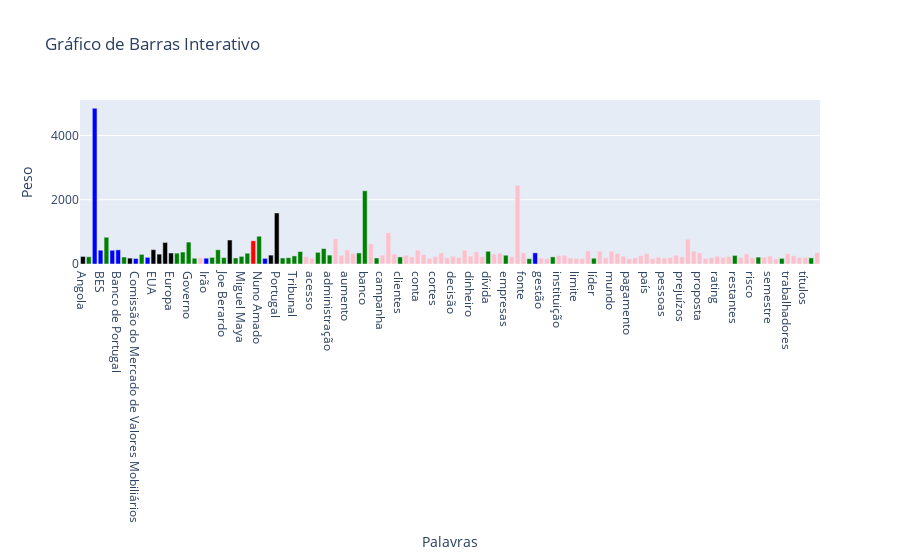

The cell this chart's notebook holds for it:
### Markdown cell above
# barplot

### Code cell
import plotly.graph_objects as go



frequencias = df["keywords"].iloc[linha].copy()
frequencias = {word: data for word, data in frequencias.items() if data["filter"] >= 0.1}

# Step 1: Extract words, counts, and classes
palavras = list(frequencias.keys())
valores = [data['weight'] for data in frequencias.values()]
classes = [list(data['type']) for data in frequencias.values()]


# Step 2: Define color mapping for classes
color_map = {
    'ORG': 'blue',
    'PER': 'green',
    'MISC': 'red',
    "WORD": "pink",
    "LOC": "black"
}

# Step 3: Assign colors based on class
marker_colors = [
    color_map[class_name[0]] if isinstance(class_name, list) else color_map[class_name]
    for class_name in classes
]
# Step 4: Create the bar chart
fig = go.Figure(data=[
    go.Bar(
        x=palavras,
        y=valores,
        marker_color=marker_colors,
        hovertemplate="<b>%{x}</b><br>Weight: %{y}<br>Class: %{customdata}<extra></extra>",
        customdata=classes  # Adding class data for hover information
    )
])

fig.update_layout(
    title='Gráfico de Barras Interativo',
    xaxis_title='Palavras',
    yaxis_title='Peso',
)

fig.show()

### Figure 1 — Plotly figure (JSON) as saved in the notebook; plotly's stock layout.template omitted (floating-point values rounded to 4 significant figures; data arrays with more than 128 entries replaced by an {"elided": "..."} marker saying what was removed)
{"data": [{"customdata": {"elided": "126 rows, 244 str values in total"}, "hovertemplate": "<b>%{x}</b><br>Weight: %{y}<br>Class: %{customdata}<extra></extra>", "marker": {"color": ["black", "green", "blue", "blue", "green", "blue", "blue", "green", "black", "blue", "green", "blue", "black", "black", "black", "black", "green", "green", "green", "green", "pink", "blue", "green", "green", "green", "black", "green", "green", "green", "red", "green", "blue", "black", "black", "green", "green", "green", "green", "pink", "pink", "green", "green", "green", "pink", "pink", "pink", "pink", "green", "green", "pink", "green", "pink", "pink", "pink", "green", "pink", "pink", "pink", "pink", "pink", "pink", "pink", "pink", "pink", "pink", "pink", "pink", "pink", "pink", "green", "pink", "pink", "green", "pink", "pink", "pink", "green", "blue", "pink", "pink", "green", "pink", "pink", "pink", "pink", "pink", "pink", "green", "pink", "pink", "pink", "pink", "pink", "pink", "pink", "pink", "pink", "pink", "pink", "pink", "pink", "pink", "pink", "pink", "pink", "pink", "pink", "pink", "pink", "pink", "pink", "green", "pink", "pink", "pink", "green", "pink", "pink", "pink", "green", "pink", "pink", "pink", "pink", "green", "pink"]}, "type": "bar", "x": ["Angola", "BCE", "BCP", "BES", "BPI", "Banco Comercial Português", "Banco de Portugal", "Berardo", "Bruxelas", "Comissão do Mercado de Valores Mobiliários", "Cristina Ferreira", "EDP", "EUA", "Em Portugal", "Estado", "Europa", "Filipe Pinhal", "Fosun", "Governo", "Grécia", "Investimento", "Irão", "Isabel dos Santos", "Jardim Gonçalves", "Joe Berardo", "Lisboa", "MILLENNIUM BCP", "Miguel Maya", "Millennium", "Novo Banco", "Nuno Amado", "PS", "Polónia", "Portugal", "Santos Ferreira", "Sócrates", "Tribunal", "Visa", "accionistas", "acesso", "acordo", "acções", "administração", "anos", "artigos", "aumento", "ações", "banca", "banco", "bancos", "bolsa", "campanha", "capital", "caso", "clientes", "compra", "condições", "conta", "contas", "corte", "cortes", "crédito", "dados", "decisão", "destaque", "dias", "dinheiro", "direitos", "débito", "dívida", "economia", "empresa", "empresas", "entrada", "euros", "fonte", "fundador", "fusão", "gestão", "hora", "horas", "instituição", "investidores", "leitores", "limite", "lucro", "lucros", "líder", "mercado", "minutos", "mundo", "navegação", "operação", "pagamento", "pagamentos", "participação", "país", "perdas", "período", "pessoas", "plano", "prejuízo", "prejuízos", "presidente", "processo", "proposta", "qualidade", "queda", "rating", "redução", "resposta", "restantes", "resultado", "resultados", "risco", "salários", "semana", "semestre", "situação", "sociedade", "trabalhadores", "trabalho", "trimestre", "títulos", "tópicos", "venda"], "y": [234.9, 225.5, 4849.0, 430.1, 833.1, 427.2, 440.0, 217.7, 182.9, 170.4, 299.7, 207.5, 446.3, 306.9, 670.4, 341.6, 338.0, 371.7, 681.8, 178.8, 193.8, 180.4, 205.7, 442.8, 199.6, 746.8, 189.0, 237.1, 335.1, 723.6, 864.4, 174.3, 276.3, 1587.0, 187.2, 196.5, 251.4, 386.7, 229.1, 180.6, 362.2, 480.5, 277.6, 783.3, 270.0, 438.7, 330.4, 344.1, 2279.0, 629.7, 187.3, 277.7, 973.5, 310.1, 219.7, 272.1, 222.5, 431.6, 298.5, 176.5, 234.0, 346.0, 197.3, 242.2, 205.8, 432.3, 245.4, 381.3, 227.1, 396.8, 308.4, 337.3, 273.3, 228.7, 2449.0, 346.2, 165.3, 347.6, 189.9, 172.5, 221.3, 262.3, 273.6, 189.4, 172.2, 167.2, 411.0, 178.5, 396.1, 194.6, 398.0, 331.1, 244.5, 166.2, 191.3, 255.7, 318.8, 164.7, 210.1, 184.3, 205.1, 274.7, 225.5, 768.9, 401.2, 345.2, 176.6, 197.8, 243.2, 208.5, 233.8, 267.2, 213.5, 313.3, 196.3, 214.3, 216.4, 250.6, 161.5, 175.0, 320.4, 260.1, 203.0, 209.8, 190.8, 353.9]}], "layout": {"title": {"text": "Gráfico de Barras Interativo"}, "xaxis": {"title": {"text": "Palavras"}}, "yaxis": {"title": {"text": "Peso"}}}}
